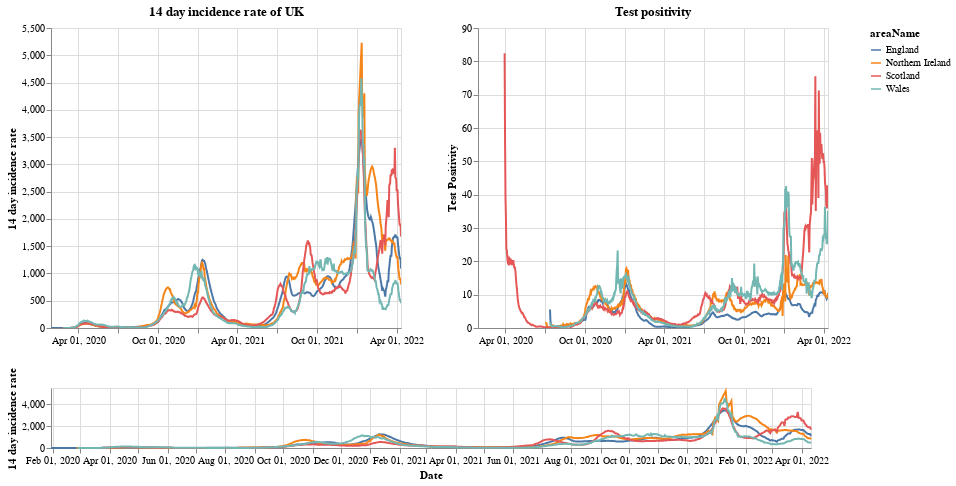

Here is the notebook cell this chart was saved with:
### Markdown cell above
# Plots

First a plot with each country in the UK. The top right shows the positivity rate for (which is the percentage of registered tests which were positive) while the top left is the 14 day incidence rate. The bottom chart can be used to select the timeframe (does not work on a mobile device).

### Code cell
#collapse
brush = alt.selection(type='interval', name='DateBrush',encodings=['x'],fields=['Time'])
leg_selection = alt.selection_multi(fields=['areaName'], bind='legend')

base = alt.Chart(uk_cases).mark_line().encode(
    x=alt.X("yearmonthdate(date):T", axis=alt.Axis(title='Date')),
    y=alt.Y("twoWeeklyCasesRate:Q", axis=alt.Axis(title='14 day incidence rate')),
    tooltip=['areaName', 'date','twoWeeklyCasesRate', 'testPositivity'],
    color='areaName',
    opacity=alt.condition(leg_selection, alt.value(2), alt.value(0.1))
).add_selection(leg_selection).properties(width=350)

upper = base.encode(alt.X('yearmonthdate(date):T', axis=alt.Axis(title=''),
                         scale=alt.Scale(domain=brush))
                   ).properties(title=f'14 day incidence rate of UK')
upper_right = upper.encode(alt.Y('testPositivity:Q', axis=alt.Axis(title='Test Positivity'))).properties(title='Test positivity')
lower = base.properties(height=60, width = 760).add_selection(brush)

(upper | upper_right) & lower

### Figure 1 — Vega-Lite specification as saved in the notebook (floating-point values rounded to 4 significant figures; data arrays with more than 128 entries replaced by an {"elided": "..."} marker saying what was removed)
{"config": {"view": {"continuousWidth": 400, "continuousHeight": 300}}, "vconcat": [{"hconcat": [{"mark": "line", "encoding": {"color": {"type": "nominal", "field": "areaName"}, "opacity": {"condition": {"value": 2, "selection": "selector001"}, "value": 0.1}, "tooltip": [{"type": "nominal", "field": "areaName"}, {"type": "temporal", "field": "date"}, {"type": "quantitative", "field": "twoWeeklyCasesRate"}, {"type": "quantitative", "field": "testPositivity"}], "x": {"type": "temporal", "axis": {"title": ""}, "field": "date", "scale": {"domain": {"selection": "DateBrush"}}, "timeUnit": "yearmonthdate"}, "y": {"type": "quantitative", "axis": {"title": "14 day incidence rate"}, "field": "twoWeeklyCasesRate"}}, "selection": {"selector001": {"type": "multi", "fields": ["areaName"], "bind": "legend"}}, "title": "14 day incidence rate of UK", "width": 350}, {"mark": "line", "encoding": {"color": {"type": "nominal", "field": "areaName"}, "opacity": {"condition": {"value": 2, "selection": "selector001"}, "value": 0.1}, "tooltip": [{"type": "nominal", "field": "areaName"}, {"type": "temporal", "field": "date"}, {"type": "quantitative", "field": "twoWeeklyCasesRate"}, {"type": "quantitative", "field": "testPositivity"}], "x": {"type": "temporal", "axis": {"title": ""}, "field": "date", "scale": {"domain": {"selection": "DateBrush"}}, "timeUnit": "yearmonthdate"}, "y": {"type": "quantitative", "axis": {"title": "Test Positivity"}, "field": "testPositivity"}}, "selection": {"selector001": {"type": "multi", "fields": ["areaName"], "bind": "legend"}}, "title": "Test positivity", "width": 350}]}, {"mark": "line", "encoding": {"color": {"type": "nominal", "field": "areaName"}, "opacity": {"condition": {"value": 2, "selection": "selector001"}, "value": 0.1}, "tooltip": [{"type": "nominal", "field": "areaName"}, {"type": "temporal", "field": "date"}, {"type": "quantitative", "field": "twoWeeklyCasesRate"}, {"type": "quantitative", "field": "testPositivity"}], "x": {"type": "temporal", "axis": {"title": "Date"}, "field": "date", "timeUnit": "yearmonthdate"}, "y": {"type": "quantitative", "axis": {"title": "14 day incidence rate"}, "field": "twoWeeklyCasesRate"}}, "height": 60, "selection": {"selector001": {"type": "multi", "fields": ["areaName"], "bind": "legend"}, "DateBrush": {"type": "interval", "encodings": ["x"], "fields": ["Time"]}}, "width": 760}], "data": {"name": "data-2c0171e6dac83246b4c3d6f36cc205cb"}, "$schema": "https://vega.github.io/schema/vega-lite/v4.8.1.json", "datasets": {"data-2c0171e6dac83246b4c3d6f36cc205cb": {"elided": "3128 records"}}}
